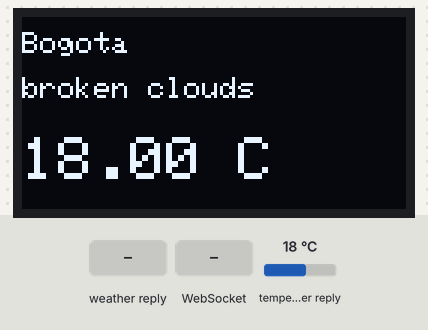
Bench run of a program on a simulated ESP32. On the bench: 128×64 one-colour display. The inputs (shaded band) are chosen by the test bench; at power-on: temperature in the weather reply 18 °C. WiFi joins after 1.5 s; servers stay silent unless stated; storage starts empty; web services answer with replies made up by the test bench; what the program prints to the serial monitor is not drawn.

Above: at 5.8 s.
5.9 s: weather in the web reply set to Clear
At 11.5 s:
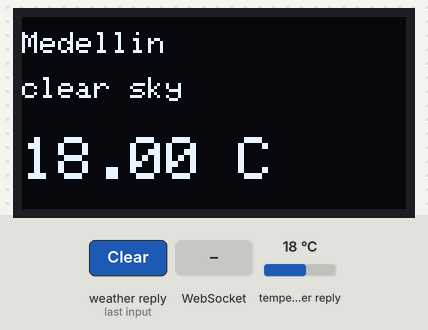
16.7 s: WebSocket text "STOP" received
At 17.8 s:
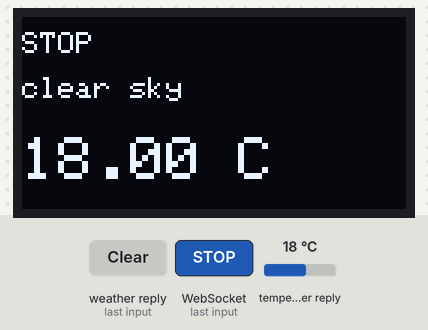
26.7 s: weather in the web reply set to Rain
At 31.6 s:
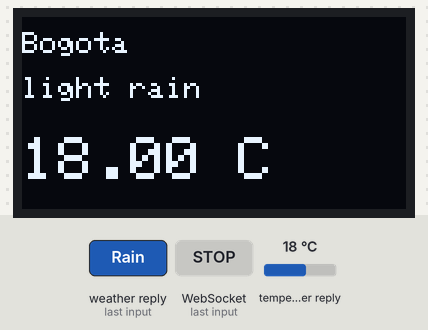
36.7 s: WebSocket text "RESUME" received
At 37.8 s:
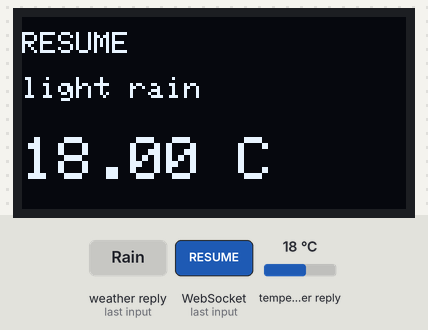
46.7 s: weather in the web reply set to Snow
At 50.5 s:
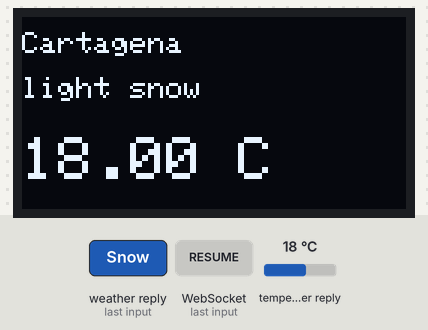
56.7 s: WebSocket text "MANUAL" received
At 57.8 s:
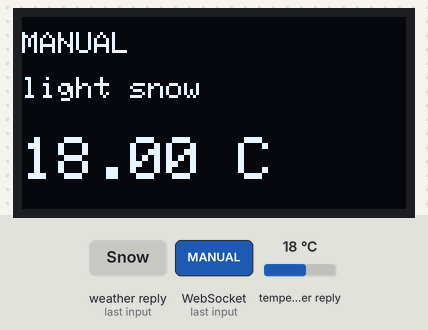
Timing chart, 0 to 59.7 s (numbered marks = the images above; inputs shaded):
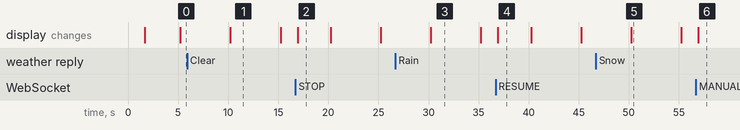

The program:

main.cpp
```cpp
#include <Arduino.h>
#include <Wire.h>
#include <WiFi.h>
#include <WebServer.h>
#include <WebSocketsServer.h>
#include <Adafruit_GFX.h>
#include <Adafruit_SSD1306.h>
#include <ThingSpeak.h>
#include <HTTPClient.h>
#include <ArduinoJson.h>
#include <FS.h>
#include <SPIFFS.h>

// === OLED ===
#define SCREEN_WIDTH 128
#define SCREEN_HEIGHT 64
Adafruit_SSD1306 display(SCREEN_WIDTH, SCREEN_HEIGHT, &Wire, -1);

// === WiFi ===
const char* ssid = "motoedge50fusion_8901";
const char* password = "Delta1234";

// === OpenWeather API ===
String apiKey = "db02e7906a11cb026b58487edb538758";

// === ThingSpeak ===
WiFiClient client;
unsigned long channelNumber = 3125092;
const char* writeApiKey = "QFWCU0T7VP0WQ921";

// === Timers ===
unsigned long lastUpdate = 0;
const unsigned long updateInterval = 5000; // 5 segundos

// === Variables de clima ===
String ciudadActual = "Bogota";
String climaGlobal = "";
float tempGlobal = 0;

// === Control Manual ===
bool modoManual = false;            // TRUE = Override temporal
unsigned long manualTimeout = 0;    // Control de duración manual
const unsigned long manualDuration = 5000; // 5 segundos

bool detenido = false; // TRUE = Stop total (sin consultar API)

// === Web Server y WebSocket ===
WebServer server(80);
WebSocketsServer webSocket = WebSocketsServer(81);

// === OLED ===
void mostrarOLED(String ciudad, String clima, float temp) {
  display.clearDisplay();
  display.setTextColor(SSD1306_WHITE);
  display.setTextSize(1);
  display.setCursor(0, 5);
  display.print(ciudad);
  display.setCursor(0, 20);
  display.println(clima);
  display.setTextSize(2);
  display.setCursor(0, 40);
  display.print(temp);
  display.println(" C");
  display.display();
}

// === API OpenWeather ===
void obtenerClima() {
  if (WiFi.status() != WL_CONNECTED || detenido || modoManual) return;

  HTTPClient http;
  String url = "http://api.openweathermap.org/data/2.5/weather?q=" + ciudadActual +
               "&appid=" + apiKey + "&units=metric&lang=es";

  http.begin(url);
  int httpCode = http.GET();

  if (httpCode == 200) {
    String respuesta = http.getString();
    StaticJsonDocument<1024> doc;
    deserializeJson(doc, respuesta);

    climaGlobal = doc["weather"][0]["description"].as<String>();
    tempGlobal = doc["main"]["temp"].as<float>();

    Serial.println("🌎 Ciudad: " + ciudadActual);
    Serial.println("☁️ Clima: " + climaGlobal);
    Serial.println("🌡️ Temp: " + String(tempGlobal));

    mostrarOLED(ciudadActual, climaGlobal, tempGlobal);

    // === Enviar datos completos a ThingSpeak ===
    // Field 1: Ciudad (string) - ThingSpeak almacena numérico principalmente; si deseas priorizar la gráfica de temperatura,
    // asegúrate de que el widget use Field 3 (Temperatura). Aquí se envían los tres campos.
    ThingSpeak.setField(1, ciudadActual);
    ThingSpeak.setField(2, climaGlobal);
    ThingSpeak.setField(3, tempGlobal);

    int response = ThingSpeak.writeFields(channelNumber, writeApiKey);
    if (response == 200) {
      Serial.println("✅ Datos enviados a ThingSpeak correctamente");
    } else {
      Serial.println("❌ Error al enviar a ThingSpeak: " + String(response));
    }

    // === Enviar por WebSocket ===
    DynamicJsonDocument ws(256);
    ws["city"] = ciudadActual;
    ws["weather"] = climaGlobal;
    ws["temp"] = tempGlobal;
    String mensaje;
    serializeJson(ws, mensaje);
    webSocket.broadcastTXT(mensaje);
  } else {
    Serial.println("❌ Error HTTP: " + String(httpCode));
  }
  http.end();
}

// === Control WebSocket ===
// Firma completa y correcta: número de cliente, tipo, payload y longitud
void webSocketEvent(uint8_t num, WStype_t type, uint8_t * payload, size_t length) {
  if (type == WStype_TEXT) {
    String mensaje = String((char*)payload);
    Serial.println("📩 Ciudad recibida por WS: " + mensaje);
    ciudadActual = mensaje;
    obtenerClima();
  }
}

// === Control desde /update ===
void handleUpdate() {
  if (!server.hasArg("city") || !server.hasArg("weather") || !server.hasArg("temp")) {
    server.send(400, "text/plain", "Bad Request");
    return;
  }

  String city = server.arg("city");
  String weather = server.arg("weather");
  float temp = server.arg("temp").toFloat();

  if (weather == "STOP") {
    detenido = true;
    modoManual = false;
    mostrarOLED(city, "DETENIDO", 0);
    server.send(200, "text/plain", "Ejecución detenida");
    Serial.println("🛑 Ejecución detenida por frontend");
    return;
  }

  if (weather == "RESUME") {
    detenido = false;
    modoManual = false;
    mostrarOLED(city, "Reanudando...", tempGlobal);
    server.send(200, "text/plain", "Ejecución reanudada");
    Serial.println("▶️ Ejecución reanudada");
    return;
  }

  if (weather == "MANUAL") {
    modoManual = true;
    manualTimeout = millis() + manualDuration;

    mostrarOLED(city, "OVERRIDE", temp);
    Serial.println("⚙️ Override manual: " + String(temp));

    // Enviar broadcast a WebSocket
    DynamicJsonDocument ws(256);
    ws["city"] = city;
    ws["weather"] = "MANUAL";
    ws["temp"] = temp;
    String mensaje;
    serializeJson(ws, mensaje);
    webSocket.broadcastTXT(mensaje);

    server.send(200, "text/plain", "Override manual recibido");
    return;
  }

  ciudadActual = city;
  detenido = false;
  modoManual = false;
  Serial.println("🌍 Cambio de ciudad: " + ciudadActual + " (modo automático activado)");
  obtenerClima();
  server.send(200, "text/plain", "Ciudad actualizada y modo automático reanudado");
}

// === Servir archivos desde SPIFFS ===
void handleFile(String path) {
  if (path.endsWith("/")) path += "index.html";
  String contentType = "text/plain";
  if (path.endsWith(".html")) contentType = "text/html";
  else if (path.endsWith(".css")) contentType = "text/css";
  else if (path.endsWith(".js")) contentType = "application/javascript";

  File file = SPIFFS.open(path, "r");
  if (!file) {
    server.send(404, "text/plain", "Not Found");
    return;
  }
  server.streamFile(file, contentType);
  file.close();
}

void handleNotFound() {
  handleFile(server.uri());
}

// === SETUP ===
void setup() {
  Serial.begin(115200);
  WiFi.begin(ssid, password);
  Serial.print("Conectando WiFi...");
  while (WiFi.status() != WL_CONNECTED) {
    Serial.print(".");
    delay(400);
  }
  Serial.println("\n✅ Conectado!");
  Serial.println("IP del ESP32: " + WiFi.localIP().toString());

  if (!SPIFFS.begin(true)) {
    Serial.println("❌ Error al montar SPIFFS");
  }

  display.begin(SSD1306_SWITCHCAPVCC, 0x3C);
  mostrarOLED("Iniciando...", "", 0);

  ThingSpeak.begin(client);

  server.on("/update", HTTP_POST, handleUpdate);
  server.onNotFound(handleNotFound);
  server.begin();

  webSocket.begin();
  webSocket.onEvent(webSocketEvent);
}

// === LOOP ===
void loop() {
  server.handleClient();
  webSocket.loop();

  unsigned long now = millis();

  if (modoManual && now > manualTimeout) {
    modoManual = false;
    Serial.println("✅ Fin del override manual, retomando API");
  }

  if (!detenido && !modoManual && (now - lastUpdate >= updateInterval)) {
    lastUpdate = now;
    static int indiceCiudad = 0;
    String ciudades[] = {"Bogota", "Medellin", "Cali", "Barranquilla", "Cartagena"};
    int totalCiudades = sizeof(ciudades) / sizeof(ciudades[0]);

    ciudadActual = ciudades[indiceCiudad];
    indiceCiudad = (indiceCiudad + 1) % totalCiudades;

    Serial.println("🌆 Cambiando a ciudad: " + ciudadActual);
    obtenerClima();
  }
}
```

Measured:
- after the input at 5.9 s, the display: changes after 4.3 s (image 1)
- after the input at 16.7 s, the display: changes after 0.23 s (image 2)
- after the input at 26.7 s, the display: changes after 3.5 s (image 3)
- after the input at 36.7 s, the display: changes after 0.23 s (image 4)
- after the input at 46.7 s, the display: changes after 3.5 s (image 5)
- after the input at 56.7 s, the display: changes after 0.23 s (image 6)
- what the display in image 1 shows lasts 5.0 s, from 10.2 s to 15.2 s
